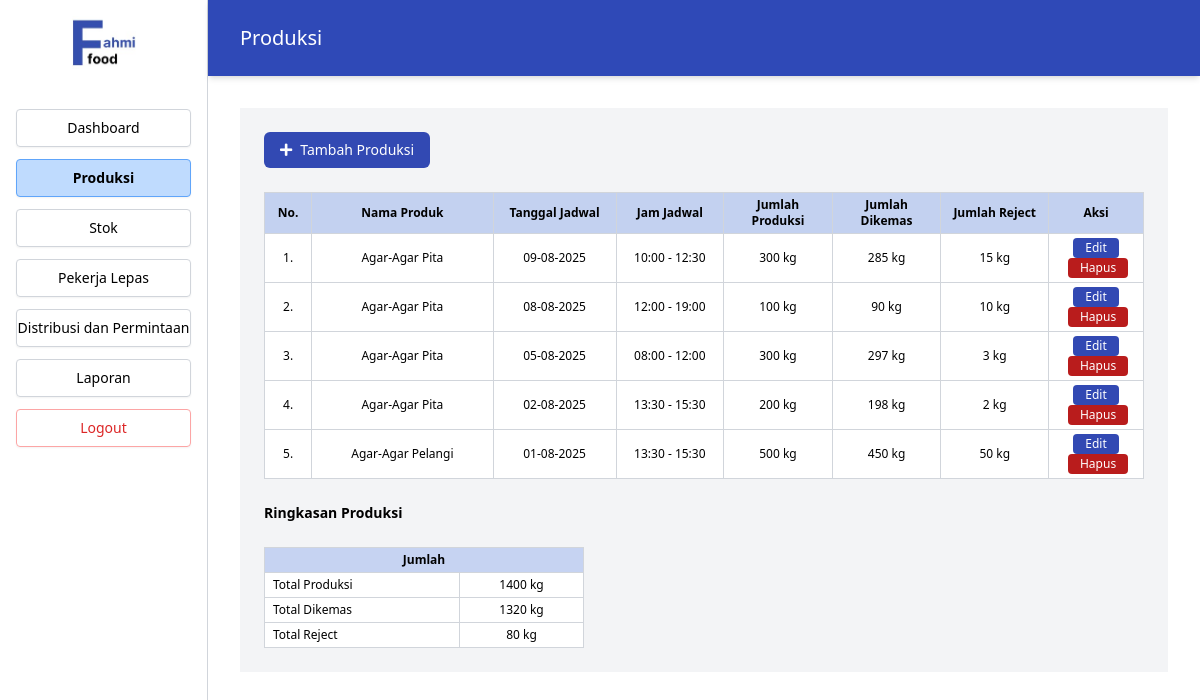
/Index.php?page=produksi (signed in), run on an earlier commit of the app's database.
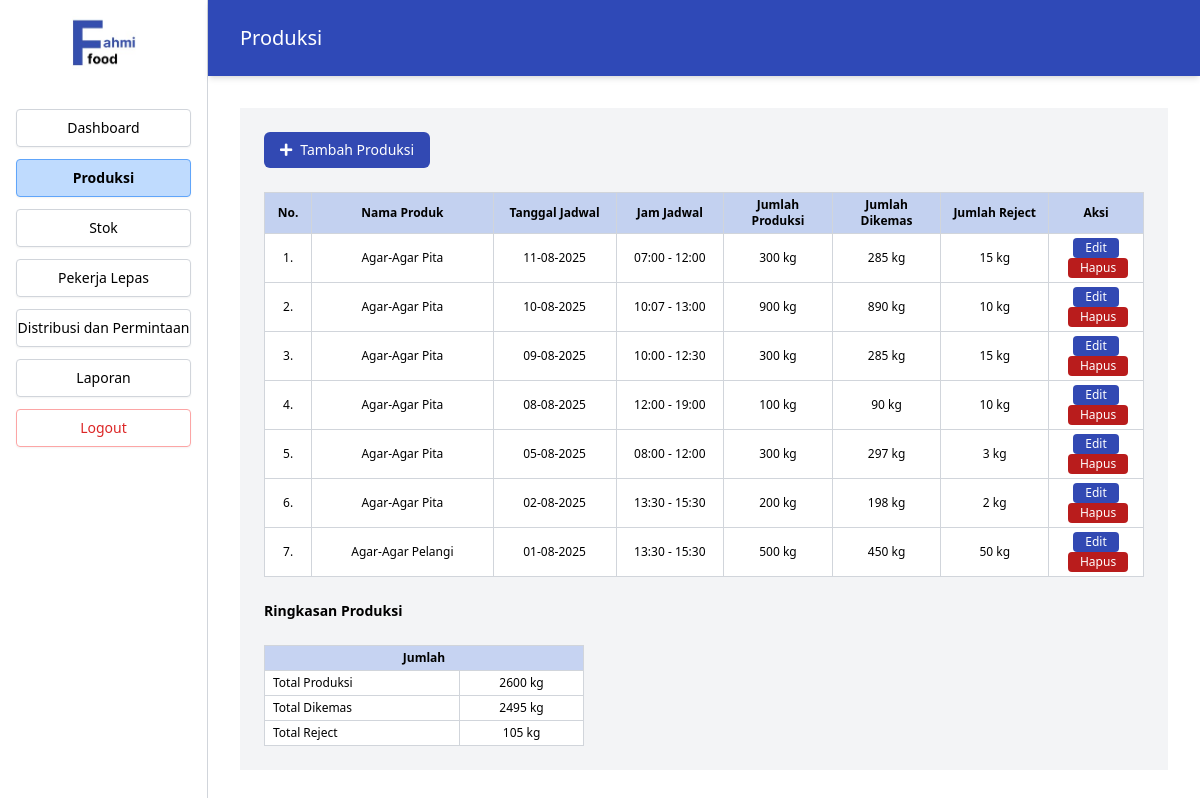
And on a later commit of the database.
### tables this page shows
CREATE TABLE `produksi` (
  `id_produksi` int(11) NOT NULL,
  `id_produk` int(11) NOT NULL,
  `id_jadwal` int(11) DEFAULT NULL,
  `id_admin` int(11) DEFAULT NULL,
  `jumlah_produksi` int(11) DEFAULT NULL,
  `tgl_produksi` date DEFAULT NULL,
  `jumlah_dikemas` int(11) DEFAULT NULL,
  `jumlah_reject` int(11) DEFAULT NULL
);

CREATE TABLE `produk` (
  `id_produk` int(11) NOT NULL,
  `nama_produk` varchar(100) NOT NULL
);

CREATE TABLE `jadwal` (
  `id_jadwal` int(11) NOT NULL,
  `tanggal` date DEFAULT NULL,
  `waktu` time DEFAULT NULL,
  `waktu_mulai` time DEFAULT NULL,
  `waktu_selesai` time DEFAULT NULL,
  `jenis_kegiatan` varchar(100) DEFAULT NULL,
  `id_admin` int(11) DEFAULT NULL
);

### src/Produksi.php (the view, shortened to what the changed rows need)
<?php
include 'koneksi.php';
$sql_produksi = "SELECT prod.*, p.nama_produk, j.tanggal, j.waktu_mulai, j.waktu_selesai
                 FROM produksi prod
                 JOIN produk p ON prod.id_produk = p.id_produk
                 JOIN jadwal j ON prod.id_jadwal = j.id_jadwal
                 ORDER BY j.tanggal DESC";
$produksi_list = $pdo->query($sql_produksi)->fetchAll(PDO::FETCH_ASSOC);
$totals = $pdo->query("SELECT
                        SUM(jumlah_produksi) as total_produksi,
                        SUM(jumlah_dikemas) as total_dikemas,
                        SUM(jumlah_reject) as total_reject
                      FROM produksi")->fetch(PDO::FETCH_ASSOC);
$total_produksi = $totals['total_produksi'] ?? 0;
$total_dikemas = $totals['total_dikemas'] ?? 0;
$total_reject = $totals['total_reject'] ?? 0;
?>
<main class="flex-1 bg-gray-100">
  <section class="p-6 overflow-x-auto space-y-6">
    <button id="btnTambahProduk" type="button" class="inline-flex items-center gap-2 rounded-md bg-[#3249b3] px-4 py-2 text-white text-sm font-normal hover:bg-[#2a3b8a] transition-colors">
      <i class="fas fa-plus"></i> Tambah Produksi
    </button>
    <div class="overflow-x-auto mt-4">
      <table class="w-full border border-gray-300 text-sm border-collapse bg-white">
        <thead class="bg-[#c3d1f0] sticky top-0 z-10">
          <tr class="text-center text-xs font-normal text-black">
            <th class="border border-gray-300 px-2 py-1 w-12">No.</th>
            <th class="border border-gray-300 px-2 py-1 w-48">Nama Produk</th>
            <th class="border border-gray-300 px-2 py-1 w-32">Tanggal Jadwal</th>
            <th class="border border-gray-300 px-2 py-1 w-28">Jam Jadwal</th>
            <th class="border border-gray-300 px-2 py-1 w-28">Jumlah Produksi</th>
            <th class="border border-gray-300 px-2 py-1 w-28">Jumlah Dikemas</th>
            <th class="border border-gray-300 px-2 py-1 w-28">Jumlah Reject</th>
            <th class="border border-gray-300 px-2 py-1 w-24">Aksi</th>
          </tr>
        </thead>
        <tbody class="text-center text-xs text-black">
          <?php if (empty($produksi_list)): ?>
            <tr>
              <td colspan="8" class="border border-gray-300 px-2 py-4 text-center text-gray-500">
                Belum ada data produksi. Silakan tambahkan.
              </td>
            </tr>
          <?php else: ?>
            <?php foreach ($produksi_list as $index => $item): ?>
              <tr>
                <td class="border border-gray-300 px-2 py-1"><?php echo $index + 1; ?>.</td>
                <td class="border border-gray-300 px-2 py-1"><?php echo htmlspecialchars($item["nama_produk"]); ?></td>
                <td class="border border-gray-300 px-2 py-1"><?php echo htmlspecialchars(date('d-m-Y', strtotime($item["tanggal"]))); ?></td>
                <td class="border border-gray-300 px-2 py-1"><?php echo htmlspecialchars(substr($item["waktu_mulai"],0,5) . ' - ' . substr($item["waktu_selesai"],0,5)); ?></td>
                <td class="border border-gray-300 px-2 py-1"><?php echo htmlspecialchars($item["jumlah_produksi"]); ?> kg</td>
                <td class="border border-gray-300 px-2 py-1"><?php echo htmlspecialchars($item["jumlah_dikemas"]); ?> kg</td>
                <td class="border border-gray-300 px-2 py-1"><?php echo htmlspecialchars($item["jumlah_reject"]); ?> kg</td>
                <td class="border border-gray-300 px-2 py-1 space-x-1">
                  <button type="button" class="btnEdit bg-[#3249b3] text-white text-xs px-3 py-0.5 rounded hover:bg-[#2a3b8a] transition-colors"
                    data-id-produksi="<?php echo $item['id_produksi']; ?>"
                    data-id-produk="<?php echo $item['id_produk']; ?>"
                    data-id-jadwal="<?php echo $item['id_jadwal']; ?>"
                    data-nama-produk="<?php echo htmlspecialchars($item['nama_produk']); ?>"
                    data-tanggal="<?php echo $item['tanggal']; ?>"
                    data-jam="<?php echo substr($item["waktu_mulai"],0,5) . ' - ' . substr($item["waktu_selesai"],0,5); ?>"
                    data-jumlah-produksi="<?php echo $item['jumlah_produksi']; ?>"
                    data-jumlah-dikemas="<?php echo $item['jumlah_dikemas']; ?>"
                    data-jumlah-reject="<?php echo $item['jumlah_reject']; ?>"
                  >Edit</button>
                  <button type="button" class="btnHapus bg-red-700 text-white text-xs px-3 py-0.5 rounded hover:bg-red-800 transition-colors"
                    data-id-produksi="<?php echo $item['id_produksi']; ?>">Hapus</button>
                </td>
              </tr>
            <?php endforeach; ?>
          <?php endif; ?>
        </tbody>
      </table>
    </div>
    <div class="font-semibold text-black mt-6 mb-1 text-sm">Ringkasan Produksi</div>
    <table class="w-full max-w-xs border border-gray-300 border-collapse text-xs text-black bg-white mt-1">
      <thead>
        <tr class="bg-[#c6d3f2] text-center font-normal">
          <th class="border border-gray-300 px-2 py-1" colspan="2">Jumlah</th>
        </tr>
      </thead>
      <tbody>
        <tr>
          <td class="border border-gray-300 px-2 py-1 font-medium">Total Produksi</td>
          <td class="border border-gray-300 px-2 py-1 text-center"><?php echo $total_produksi; ?> kg</td>
        </tr>
        <tr>
          <td class="border border-gray-300 px-2 py-1 font-medium">Total Dikemas</td>
          <td class="border border-gray-300 px-2 py-1 text-center"><?php echo $total_dikemas; ?> kg</td>
        </tr>
        <tr>
          <td class="border border-gray-300 px-2 py-1 font-medium">Total Reject</td>
          <td class="border border-gray-300 px-2 py-1 text-center"><?php echo $total_reject; ?> kg</td>
        </tr>
      </tbody>
    </table>
  </section>
</main>

### index.php (shortened to what the changed rows need)
<?php
$page = isset($_GET['page']) ? $_GET['page'] : 'dashboard';
$src = [
  'login'     => 'Login.php',
  'dashboard' => 'src/Dashboard.php',
  'produksi'  => 'src/Produksi.php',
  'stok'      => 'src/Stok.php',
  'pekerja'   => 'src/Pekerja.php',
  'distribusi'=> 'src/Distribusi.php',
  'laporan'   => 'src/Laporan.php',
  'riwayat_gaji' => 'src/RiwayatGaji.php',
  'jadwal_lengkap' => 'src/jadwal_lengkap.php',
];
?>
<!DOCTYPE html>
<html lang="en">
<head>
  <script src="https://cdn.tailwindcss.com"></script>
  <link rel="stylesheet" href="https://cdnjs.cloudflare.com/ajax/libs/font-awesome/5.15.3/css/all.min.css" />
</head>
<body class="bg-white font-sans">
<?php if ($page !== 'login'): ?>
<div class="flex min-h-screen">
  <aside class="w-52 border-r border-gray-300 flex flex-col p-4 bg-white sticky top-0 h-screen">
    <nav class="flex flex-col space-y-3 text-sm">
      <?php
      $menuItems = [
        'dashboard' => 'Dashboard',
        'produksi' => 'Produksi',
        'stok' => 'Stok',
        'pekerja' => 'Pekerja Lepas',
        'distribusi' => 'Distribusi dan Permintaan',
        'laporan' => 'Laporan',
      ];
      foreach ($menuItems as $key => $label) {
        $isActive = ($page === $key) ? 'bg-blue-200 border-blue-400 font-semibold' : 'border-gray-300';
        echo "<a href='Index.php?page=$key' class='text-center py-2 rounded border $isActive shadow-sm text-black transition-all hover:bg-blue-100 hover:border-blue-300'>$label</a>";
      }
      ?>
      <a href="Logout.php" class="text-center py-2 rounded border border-red-300 shadow-sm text-red-600 transition-all hover:bg-red-100 hover:border-red-400">Logout</a>
    </nav>
  </aside>
  <main class="flex-1 flex flex-col">
    <header class="sticky top-0 bg-[#2f49b7] text-white px-8 py-6 shadow-md z-40">
      <h1 class="text-xl font-normal"><?= ucfirst($page) ?></h1>
    </header>
    <div class="p-8 overflow-y-auto">
      <?php
      if (array_key_exists($page, $src)) {
        include $src[$page];
      } else {
        echo "<p class='text-red-500'>src tidak ditemukan.</p>";
      }
      ?>
    </div>
  </main>
</div>
<?php else: ?>
  <?php include $src[$page]; ?>
<?php endif; ?>
</body>
</html>

What changed in the data, as far as the page shows it:
added produksi: id_produk.nama_produk "Agar-Agar Pita", id_jadwal.tanggal "11-08-2025", id_jadwal.waktu_selesai "07:00 - 12:00", jumlah_produksi "300", jumlah_dikemas "285", jumlah_reject "15"
added produksi: id_produk.nama_produk "Agar-Agar Pita", id_jadwal.tanggal "10-08-2025", id_jadwal.waktu_selesai "10:07 - 13:00", jumlah_produksi "900", jumlah_dikemas "890", jumlah_reject "10"
Also different on the page:
$total_produksi: "1400" → "2600"
$total_dikemas: "1320" → "2495"
$total_reject: "80" → "105"
